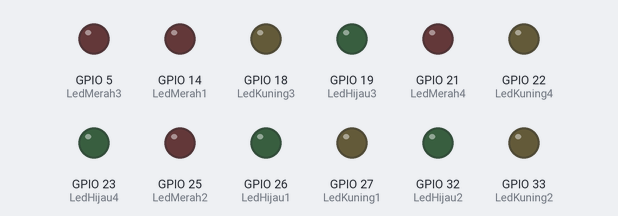
Bench run of a sketch on a simulated ESP32. Parts: output pins drawn as LEDs (lit = HIGH). WiFi joins after 1.5 s; servers stay silent unless stated; no MQTT or app messages arrive unless stated; what the sketch prints to the serial monitor is not drawn.

Above: at 0.0 s.
At 1.6 s:
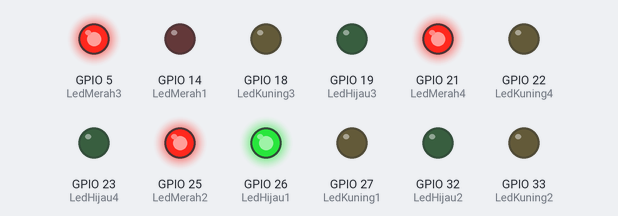
At 5.1 s:
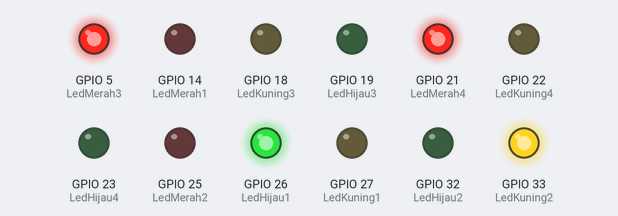
At 12.1 s:
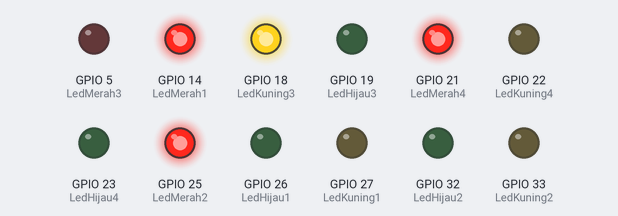
At 19.1 s:
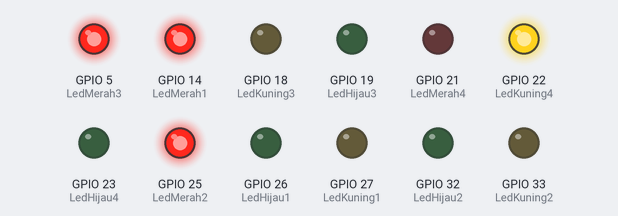
At 35.1 s:
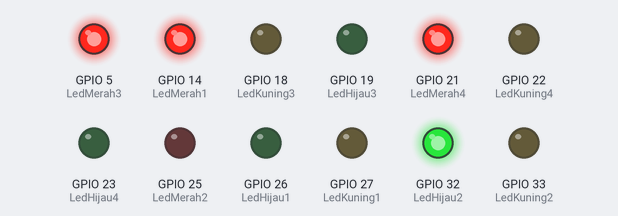
Timing chart, 0 to 36.6 s (numbered marks = the images above):
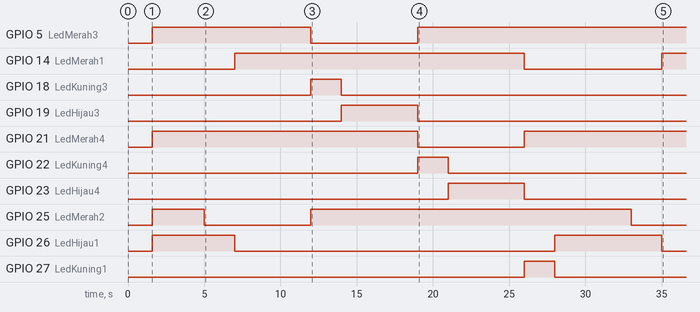

Measured:
- by itself, GPIO 5 (LedMerah3): LOW → HIGH at 1.6 s, → LOW 10.4 s later, → HIGH 7.0 s later
- by itself, GPIO 14 (LedMerah1): LOW → HIGH at 7.0 s, → LOW 19.0 s later, → HIGH 9.0 s later
- by itself, GPIO 18 (LedKuning3): LOW → HIGH at 12.0 s, → LOW 2.0 s later
- by itself, GPIO 19 (LedHijau3): LOW → HIGH at 14.0 s, → LOW 5.0 s later
- by itself, GPIO 21 (LedMerah4): LOW → HIGH at 1.6 s, → LOW 17.4 s later, → HIGH 7.0 s later
- by itself, GPIO 22 (LedKuning4): LOW → HIGH at 19.0 s, → LOW 2.0 s later
- by itself, GPIO 23 (LedHijau4): LOW → HIGH at 21.0 s, → LOW 5.0 s later
- by itself, GPIO 25 (LedMerah2): LOW → HIGH at 1.6 s, → LOW 3.4 s later, → HIGH 7.0 s later, → LOW 21.0 s later

The sketch:

pameranIOT.ino
```cpp
#include <WiFi.h>
#include <PubSubClient.h>

// Deklarasi jaringan
const char* ssid = "Galaxy A12 A7B5";
const char* password = "ayub1234";
// Deklarasi koneksi MQTT
const char* mqtt_server = "broker.mqtt-dashboard.com";
int mqtt_port = 1883;
const char* mqtt_topic = "TL";

WiFiClient espClient;
PubSubClient client(espClient);
// Variabel pin jalanSatu
int LedMerah1 = 14;
int LedKuning1 = 27;
int LedHijau1 = 26;
// Variabel pin jalanDua
int LedMerah2 = 25;
int LedKuning2 = 33;
int LedHijau2 = 32;
// Variabel pin jalanTiga
int LedMerah3 = 5;
int LedKuning3 = 18;
int LedHijau3 = 19;
// Variabel pin jalanEmpat
int LedMerah4 = 21;
int LedKuning4 = 22;
int LedHijau4 = 23;

// Durasi waktu untuk setiap fase (dalam milidetik)
int waktuMerah = 5000;
int waktuKuning = 2000;
int waktuHijau = 5000;

// Variable status dan waktu
// Fase saat ini
int currentPhase = 1;
// Waktu sebelumnya
unsigned long previousMillis = 0;

// Variabel lokasi
float longitude = 0;
float latitude = 0;

//rubah sesuai kondisi
float lokasi1awal = 1;
float lokasi2awal = 6;
float lokasi3awal = 1;
float lokasi4awal = 6;

float lokasi1akhir = 5;
float lokasi2akhir = 10;
float lokasi3akhir = 5;
float lokasi4akhir = 10;

bool penanda1 = false;
bool penanda2 = false;
bool penanda3 = false;

void setup() {
  Serial.begin(9600);

  setup_wifi();
  client.setServer(mqtt_server, mqtt_port);
  client.setCallback(callback);

  // Deklarasi pin jalanSatu
  pinMode(LedHijau1, OUTPUT);
  pinMode(LedKuning1, OUTPUT);
  pinMode(LedMerah1, OUTPUT);
  // Deklarasi pin jalanDua
  pinMode(LedHijau2, OUTPUT);
  pinMode(LedKuning2, OUTPUT);
  pinMode(LedMerah2, OUTPUT);
  // Deklarasi pin jalanTiga
  pinMode(LedHijau3, OUTPUT);
  pinMode(LedKuning3, OUTPUT);
  pinMode(LedMerah3, OUTPUT);
  // Deklarasi pin jalanEmpat
  pinMode(LedHijau4, OUTPUT);
  pinMode(LedKuning4, OUTPUT);
  pinMode(LedMerah4, OUTPUT);
}

void loop() {
  if (!client.connected()) {
    reconnect();
  }

  client.loop(); // Proses pesan MQTT
  if (!penanda1) { // Jika lampu menyala dan belum ditandai
    //kondisi awal
    if (!penanda2) { // Jika lampu menyala dan belum ditandai
      if (longitude > lokasi1awal && longitude <= lokasi1akhir) {
        lewatJalanSatu();
        penanda3 = true;
      } else if (latitude > lokasi2awal && latitude <= lokasi2akhir ) {
        lewatJalanDua();
        penanda3 = true;
      } else if (longitude > lokasi3awal && longitude <= lokasi3akhir) {
        lewatJalanTiga();
        penanda3 = true;
      } else if (latitude > lokasi4awal && latitude <= lokasi4akhir) {
        lewatJalanEmpat();
        penanda3 = true;
      } else {
        normal();
        if (penanda3) {
          penanda2 = true;
          lewat();
        }
      }
    } else if (penanda2) {
      penanda1 = true;
    }
  } else if (penanda1) {
    normal();
  }

}

void setup_wifi() {
  delay(10);
  Serial.println();
  Serial.print("Connecting to ");
  Serial.println(ssid);
  WiFi.begin(ssid, password);
  while (WiFi.status() != WL_CONNECTED) {
    delay(500);
    Serial.print(".");
  }
  Serial.println("");
  Serial.println("WiFi connected");
  Serial.println("IP address: ");
  Serial.println(WiFi.localIP());
}

void callback(char* topic, byte* payload, unsigned int length) {
  char message[length + 1];
  memcpy(message, payload, length);
  message[length] = '\0';

  // Tampilkan hasil pengukuran suhu ke LCD
  if (strcmp(topic, "longitude") == 0) {
    longitude = atof(message);
  } else if (strcmp(topic, "latitude") == 0) {
    latitude = atof(message);
  }
  Serial.println(longitude);
}

void reconnect() {
  while (!client.connected()) {
    Serial.print("Attempting MQTT connection...");
    if (WiFi.status() == WL_CONNECTED && client.connect(mqtt_topic)) {
      Serial.println("connected");
      client.subscribe("longitude");
      client.subscribe("latitude");
    } else {
      Serial.print("failed, rc=");
      Serial.print(client.state());
      Serial.println(" try again in 5 seconds");
      delay(5000);
    }
  }
}


//kondisi traffic normal
void normal() {
  // Mendapatkan waktu saat ini
  unsigned long currentMillis = millis();
  // Mengatur fase berdasarkan waktu yang telah berlalu
  if (currentPhase == 1) {
    digitalWrite(LedHijau1, HIGH);
    digitalWrite(LedKuning1, LOW);
    digitalWrite(LedMerah1, LOW);
    digitalWrite(LedMerah2, HIGH);
    digitalWrite(LedHijau2, LOW);
    digitalWrite(LedMerah3, HIGH);
    digitalWrite(LedHijau3, LOW);
    digitalWrite(LedMerah4, HIGH);
    digitalWrite(LedHijau4, LOW);

    if (currentMillis - previousMillis >= waktuHijau) {
      currentPhase = 2;
      previousMillis = currentMillis;
    }
  } else if (currentPhase == 2) {
    digitalWrite(LedKuning2, HIGH);
    digitalWrite(LedMerah2, LOW);

    if (currentMillis - previousMillis >= waktuKuning) {
      currentPhase = 3;
      previousMillis = currentMillis;
    }
  } else if (currentPhase == 3) {
    digitalWrite(LedMerah1, HIGH);
    digitalWrite(LedHijau2, HIGH);
    digitalWrite(LedKuning2, LOW);
    digitalWrite(LedHijau1, LOW);

    if (currentMillis - previousMillis >= waktuMerah) {
      currentPhase = 4;
      previousMillis = currentMillis;
    }
  } else if (currentPhase == 4) {
    digitalWrite(LedMerah2, HIGH);
    digitalWrite(LedHijau2, LOW);
    digitalWrite(LedMerah3, LOW);
    digitalWrite(LedKuning3, HIGH);

    if (currentMillis - previousMillis >= waktuKuning) {
      currentPhase = 5;
      previousMillis = currentMillis;
    }
  } else if (currentPhase == 5) {
    digitalWrite(LedKuning3, LOW);
    digitalWrite(LedHijau3, HIGH);

    if (currentMillis - previousMillis >= waktuHijau) {
      currentPhase = 6;
      previousMillis = currentMillis;
    }
  } else if (currentPhase == 6) {
    digitalWrite(LedMerah3, HIGH);
    digitalWrite(LedHijau3, LOW);
    digitalWrite(LedMerah4, LOW);
    digitalWrite(LedKuning4, HIGH);

    if (currentMillis - previousMillis >= waktuKuning) {
      currentPhase = 7;
      previousMillis = currentMillis;
    }
  } else if (currentPhase == 7) {
    digitalWrite(LedKuning4, LOW);
    digitalWrite(LedHijau4, HIGH);

    if (currentMillis - previousMillis >= waktuHijau) {
      currentPhase = 8;
      previousMillis = currentMillis;
    }
  } else if (currentPhase == 8) {
    digitalWrite(LedMerah4, HIGH);
    digitalWrite(LedHijau4, LOW);
    digitalWrite(LedKuning1, HIGH);
    digitalWrite(LedMerah1, LOW);

    if (currentMillis - previousMillis >= waktuKuning) {
      currentPhase = 1;
      previousMillis = currentMillis;
    }
  }
}
// Kondisi traffic jika melewati jalanSatu
void lewatJalanSatu() {
  digitalWrite(LedMerah1, LOW);
  digitalWrite(LedMerah2, HIGH);
  digitalWrite(LedMerah3, HIGH);
  digitalWrite(LedMerah4, HIGH);

  digitalWrite(LedKuning1, LOW);
  digitalWrite(LedKuning2, LOW);
  digitalWrite(LedKuning3, LOW);
  digitalWrite(LedKuning4, LOW);

  digitalWrite(LedHijau1, HIGH);
  digitalWrite(LedHijau2, LOW);
  digitalWrite(LedHijau3, LOW);
  digitalWrite(LedHijau4, LOW);
}

// Kondisi traffic jika melewati jalanDua
void lewatJalanDua() {
  digitalWrite(LedMerah1, HIGH);
  digitalWrite(LedMerah2, LOW);
  digitalWrite(LedMerah3, HIGH);
  digitalWrite(LedMerah4, HIGH);

  digitalWrite(LedKuning1, LOW);
  digitalWrite(LedKuning2, LOW);
  digitalWrite(LedKuning3, LOW);
  digitalWrite(LedKuning4, LOW);

  digitalWrite(LedHijau1, LOW);
  digitalWrite(LedHijau2, HIGH);
  digitalWrite(LedHijau3, LOW);
  digitalWrite(LedHijau4, LOW);
}

// Kondisi traffic jika melewati jalanTiga
void lewatJalanTiga() {
  digitalWrite(LedMerah1, HIGH);
  digitalWrite(LedMerah2, HIGH);
  digitalWrite(LedMerah3, LOW);
  digitalWrite(LedMerah4, HIGH);

  digitalWrite(LedKuning1, LOW);
  digitalWrite(LedKuning2, LOW);
  digitalWrite(LedKuning3, LOW);
  digitalWrite(LedKuning4, LOW);

  digitalWrite(LedHijau1, LOW);
  digitalWrite(LedHijau2, LOW);
  digitalWrite(LedHijau3, HIGH);
  digitalWrite(LedHijau4, LOW);
}

// Kondisi traffic jika melewati jalanEmpat
void lewatJalanEmpat() {
  digitalWrite(LedMerah1, HIGH);
  digitalWrite(LedMerah2, HIGH);
  digitalWrite(LedMerah3, HIGH);
  digitalWrite(LedMerah4, LOW);

  digitalWrite(LedKuning1, LOW);
  digitalWrite(LedKuning2, LOW);
  digitalWrite(LedKuning3, LOW);
  digitalWrite(LedKuning4, LOW);

  digitalWrite(LedHijau1, LOW);
  digitalWrite(LedHijau2, LOW);
  digitalWrite(LedHijau3, LOW);
  digitalWrite(LedHijau4, HIGH);
}

//kondisi jika sudah melewati
void lewat() {
  digitalWrite(LedHijau1, LOW);
  digitalWrite(LedHijau2, LOW);
  digitalWrite(LedHijau3, LOW);
  digitalWrite(LedHijau4, LOW);
}
```
